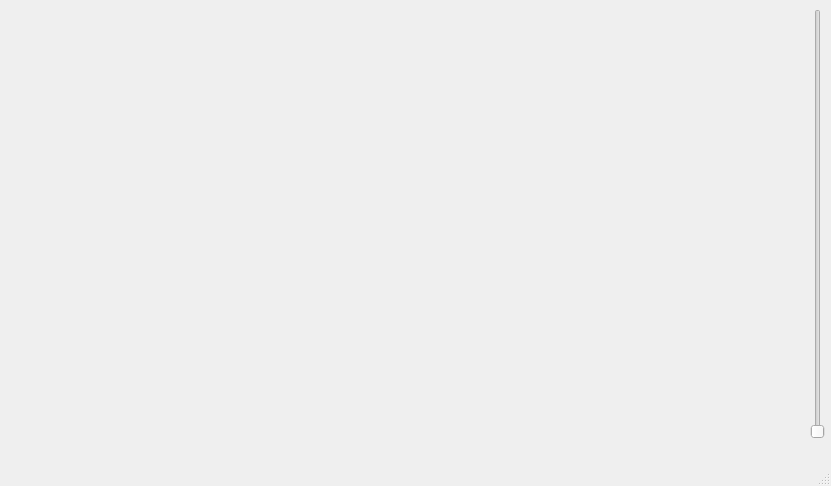
<?xml version="1.0" encoding="UTF-8"?>
<ui version="4.0">
 <class>MainWindow</class>
 <widget class="QMainWindow" name="MainWindow">
  <property name="geometry">
   <rect>
    <x>0</x>
    <y>0</y>
    <width>831</width>
    <height>486</height>
   </rect>
  </property>
  <property name="windowTitle">
   <string>MainWindow</string>
  </property>
  <widget class="QWidget" name="centralwidget">
   <widget class="PlotWidget" name="widget" native="true">
    <property name="geometry">
     <rect>
      <x>0</x>
      <y>-1</y>
      <width>801</width>
      <height>451</height>
     </rect>
    </property>
   </widget>
   <widget class="QSlider" name="verticalSlider">
    <property name="geometry">
     <rect>
      <x>808</x>
      <y>9</y>
      <width>20</width>
      <height>430</height>
     </rect>
    </property>
    <property name="orientation">
     <enum>Qt::Vertical</enum>
    </property>
   </widget>
  </widget>
  <widget class="QMenuBar" name="menubar">
   <property name="geometry">
    <rect>
     <x>0</x>
     <y>0</y>
     <width>831</width>
     <height>21</height>
    </rect>
   </property>
  </widget>
  <widget class="QStatusBar" name="statusbar"/>
 </widget>
 <customwidgets>
  <customwidget>
   <class>PlotWidget</class>
   <extends>QWidget</extends>
   <header>pyqtgraph</header>
   <container>1</container>
  </customwidget>
 </customwidgets>
 <resources/>
 <connections/>
</ui>
